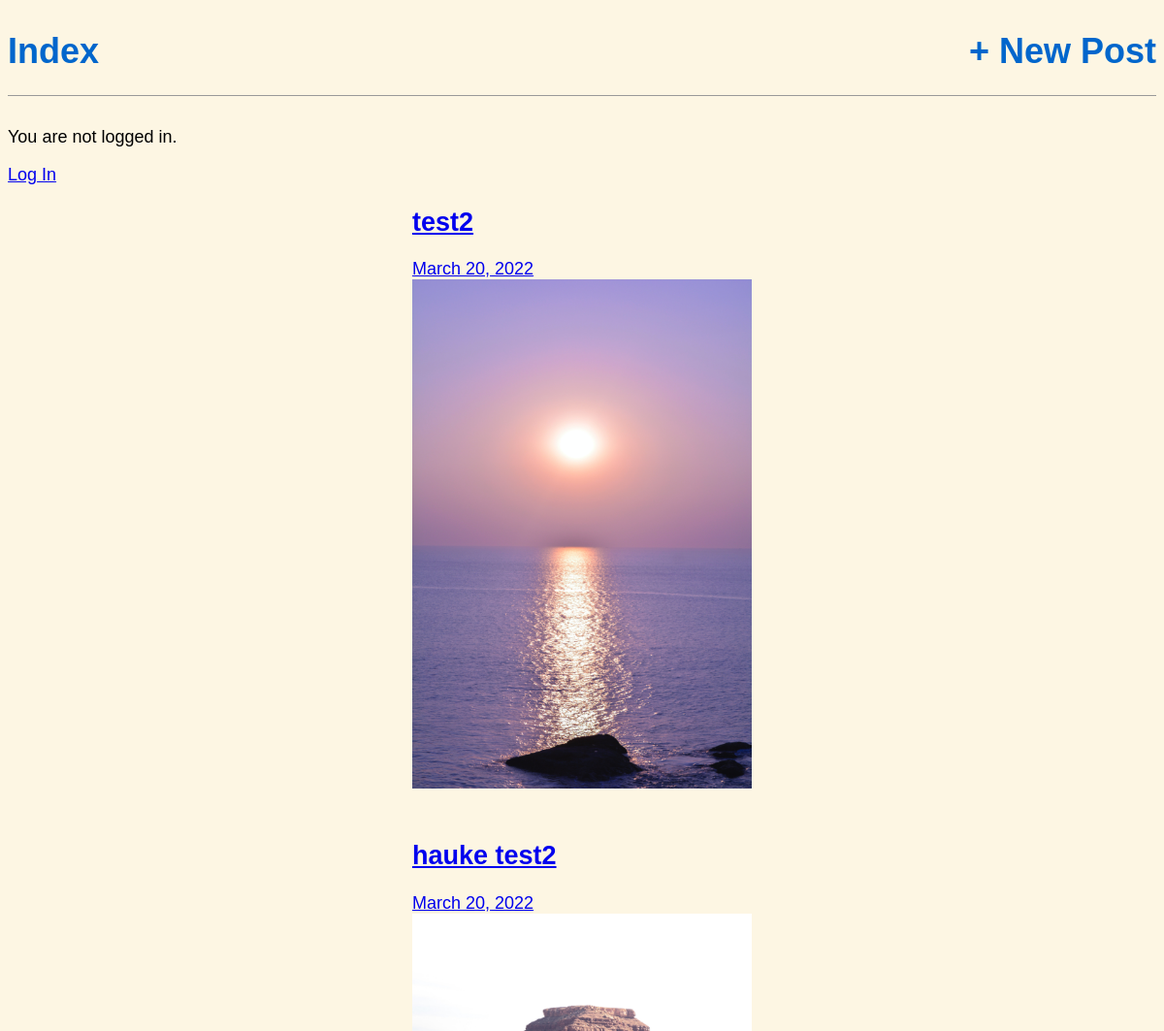
The app's page / (upper part), older data.
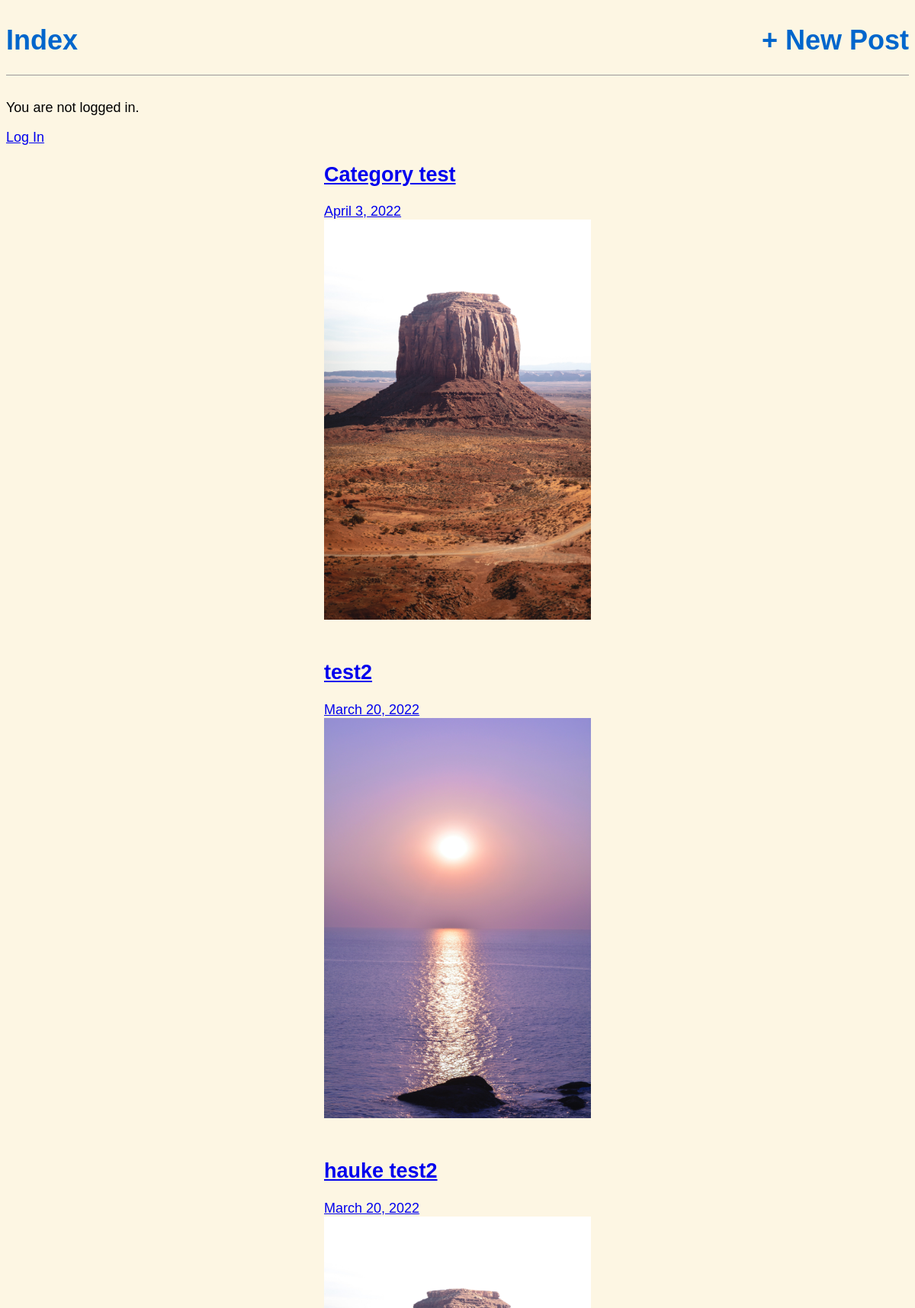
The same page, newer data.
### posts/models.py (models this page shows, shortened)
class Post(models.Model):
    title = models.CharField(max_length=250)
    date = models.DateField(auto_now_add=True)
    author = models.CharField(max_length=250)
    text = models.TextField()
    image = models.ImageField(upload_to="images/")
    category = models.ForeignKey(
        "Category", on_delete=models.CASCADE, null=True, blank=True
    )
    def __str__(self):
        return self.title

### posts/views.py (the view)
# urls.py: path('', index, name='index'),
def index(request):
    context = get_list_or_404(Post.objects.all().order_by("-date"))
    return render(request, "index.html", {"context": context})

### templates/index.html
{% extends 'base.html' %}
{% block content %}
{% for post in context %}
<div class="post-entry center">
  <a href="{% url 'post_detail' post.pk %}">
    <div>
      <h2>{{post}}</h2>
      <p>{{ post.date }}</p>
    </div>
    <img src="{{post.image.url}}" width="350">
  </a>
</div>
{% endfor %}
{% endblock content %}

### templates/base.html (shortened to what this page needs)
{% load static %}
<html>
<head>
    <link href="{% static 'css/base.css' %}" rel="stylesheet">
</head>
<body>
    <header>
        <div class="nav-left">
            <h1><a href="{% url 'index' %}">Index</a></h1>
        </div>
        <div class="nav-right">
            <h1><a href="{% url 'create' %}">+ New Post</a></h1>
        </div>
    </header>
    {% if user.is_authenticated %}
    <p><a href="{% url 'logout' %}">Log out</a></p>
    {% else %}
    <p>You are not logged in.</p>
    <a href="{% url 'login' %}">Log In</a>
    {% endif %}
    <div>
        {% block content %} {% endblock content %}
    </div>
</body>
</html>

### static/css/base.css (style rules this page uses)
body { font-family: 'Source Sans Pro', sans-serif; font-size: 18px; }
html { background-color: #fdf6e3; }
header { border-bottom: 1px solid #999; margin-bottom: 2rem; display: flex; }
header h1 a { color: #0066cc; text-decoration: none; }
.nav-left { margin-right: auto; }
.nav-right { display: flex; }
.post-entry { margin-bottom: 2rem; }
.post-entry p { margin: 0; font-weight: 400; }
.center { display: flex; justify-content: center; }

Row changes from the older to the newer data that the page shows:
added Post: title "Category test", date "April 3, 2022", image (picture)
